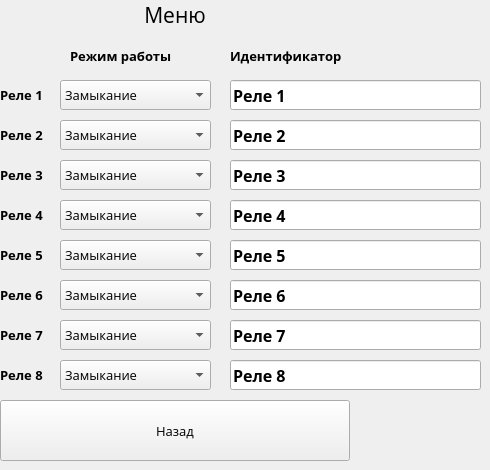
   <widget class="QWidget" name="Vyhody">
    <widget class="QPushButton" name="pushButton_52">
     <property name="geometry">
      <rect>
       <x>0</x>
       <y>400</y>
       <width>350</width>
       <height>61</height>
      </rect>
     </property>
     <property name="font">
      <font>
       <family>Open Sans</family>
       <pointsize>10</pointsize>
      </font>
     </property>
     <property name="text">
      <string>Назад</string>
     </property>
    </widget>
    <widget class="QLabel" name="label_23">
     <property name="geometry">
      <rect>
       <x>0</x>
       <y>-10</y>
       <width>350</width>
       <height>50</height>
      </rect>
     </property>
     <property name="font">
      <font>
       <family>Open Sans</family>
       <pointsize>16</pointsize>
      </font>
     </property>
     <property name="text">
      <string>Меню</string>
     </property>
     <property name="alignment">
      <set>Qt::AlignCenter</set>
     </property>
    </widget>
    <widget class="QLabel" name="LabelRelay_1">
     <property name="geometry">
      <rect>
       <x>0</x>
       <y>80</y>
       <width>61</width>
       <height>30</height>
      </rect>
     </property>
     <property name="font">
      <font>
       <family>Open Sans</family>
       <pointsize>10</pointsize>
       <weight>75</weight>
       <bold>true</bold>
      </font>
     </property>
     <property name="text">
      <string>Реле 1</string>
     </property>
    </widget>
    <widget class="QLabel" name="label_157">
     <property name="geometry">
      <rect>
       <x>70</x>
       <y>40</y>
       <width>141</width>
       <height>31</height>
      </rect>
     </property>
     <property name="font">
      <font>
       <family>Open Sans</family>
       <pointsize>10</pointsize>
       <weight>75</weight>
       <bold>true</bold>
      </font>
     </property>
     <property name="text">
      <string>Режим работы</string>
     </property>
    </widget>
    <widget class="QLabel" name="label_158">
     <property name="geometry">
      <rect>
       <x>230</x>
       <y>40</y>
       <width>141</width>
       <height>31</height>
      </rect>
     </property>
     <property name="font">
      <font>
       <family>Open Sans</family>
       <pointsize>10</pointsize>
       <weight>75</weight>
       <bold>true</bold>
      </font>
     </property>
     <property name="text">
      <string>Идентификатор</string>
     </property>
    </widget>
    <widget class="QComboBox" name="WorkTypeRelay_1">
     <property name="geometry">
      <rect>
       <x>60</x>
       <y>80</y>
       <width>151</width>
       <height>30</height>
      </rect>
     </property>
     <property name="font">
      <font>
       <family>Open Sans</family>
       <pointsize>10</pointsize>
      </font>
     </property>
     <property name="editable">
      <bool>false</bool>
     </property>
     <property name="currentIndex">
      <number>0</number>
     </property>
     <item>
      <property name="text">
       <string>Замыкание</string>
      </property>
     </item>
     <item>
      <property name="text">
       <string>Размыкание</string>
      </property>
     </item>
    </widget>
    <widget class="QLineEdit" name="IdentifierRelay_1">
     <property name="geometry">
      <rect>
       <x>230</x>
       <y>80</y>
       <width>251</width>
       <height>30</height>
      </rect>
     </property>
     <property name="minimumSize">
      <size>
       <width>100</width>
       <height>0</height>
      </size>
     </property>
     <property name="maximumSize">
      <size>
       <width>16777215</width>
       <height>30</height>
      </size>
     </property>
     <property name="font">
      <font>
       <family>Open Sans</family>
       <pointsize>12</pointsize>
       <weight>75</weight>
       <bold>true</bold>
      </font>
     </property>
     <property name="text">
      <string>Реле 1</string>
     </property>
    </widget>
    <widget class="QLineEdit" name="IdentifierRelay_2">
     <property name="geometry">
      <rect>
       <x>230</x>
       <y>120</y>
       <width>251</width>
       <height>30</height>
      </rect>
     </property>
     <property name="minimumSize">
      <size>
       <width>100</width>
       <height>0</height>
      </size>
     </property>
     <property name="maximumSize">
      <size>
       <width>16777215</width>
       <height>30</height>
      </size>
     </property>
     <property name="font">
      <font>
       <family>Open Sans</family>
       <pointsize>12</pointsize>
       <weight>75</weight>
       <bold>true</bold>
      </font>
     </property>
     <property name="text">
      <string>Реле 2</string>
     </property>
    </widget>
    <widget class="QLabel" name="LabelRelay_2">
     <property name="geometry">
      <rect>
       <x>0</x>
       <y>120</y>
       <width>61</width>
       <height>30</height>
      </rect>
     </property>
     <property name="font">
      <font>
       <family>Open Sans</family>
       <pointsize>10</pointsize>
       <weight>75</weight>
       <bold>true</bold>
      </font>
     </property>
     <property name="text">
      <string>Реле 2</string>
     </property>
    </widget>
    <widget class="QComboBox" name="WorkTypeRelay_2">
     <property name="geometry">
      <rect>
       <x>60</x>
       <y>120</y>
       <width>151</width>
       <height>30</height>
      </rect>
     </property>
     <property name="font">
      <font>
       <family>Open Sans</family>
       <pointsize>10</pointsize>
      </font>
     </property>
     <item>
      <property name="text">
       <string>Замыкание</string>
      </property>
     </item>
     <item>
      <property name="text">
       <string>Размыкание</string>
      </property>
     </item>
    </widget>
    <widget class="QComboBox" name="WorkTypeRelay_3">
     <property name="geometry">
      <rect>
       <x>60</x>
       <y>160</y>
       <width>151</width>
       <height>30</height>
      </rect>
     </property>
     <property name="font">
      <font>
       <family>Open Sans</family>
       <pointsize>10</pointsize>
      </font>
     </property>
     <item>
      <property name="text">
       <string>Замыкание</string>
      </property>
     </item>
     <item>
      <property name="text">
       <string>Размыкание</string>
      </property>
     </item>
    </widget>
    <widget class="QLineEdit" name="IdentifierRelay_3">
     <property name="geometry">
      <rect>
       <x>230</x>
       <y>160</y>
       <width>251</width>
       <height>30</height>
      </rect>
     </property>
     <property name="minimumSize">
      <size>
       <width>100</width>
       <height>0</height>
      </size>
     </property>
     <property name="maximumSize">
      <size>
       <width>16777215</width>
       <height>30</height>
      </size>
     </property>
     <property name="font">
      <font>
       <family>Open Sans</family>
       <pointsize>12</pointsize>
       <weight>75</weight>
       <bold>true</bold>
      </font>
     </property>
     <property name="text">
      <string>Реле 3</string>
     </property>
    </widget>
    <widget class="QLabel" name="LabelRelay_3">
     <property name="geometry">
      <rect>
       <x>0</x>
       <y>200</y>
       <width>61</width>
       <height>30</height>
      </rect>
     </property>
     <property name="font">
      <font>
       <family>Open Sans</family>
       <pointsize>10</pointsize>
       <weight>75</weight>
       <bold>true</bold>
      </font>
     </property>
     <property name="text">
      <string>Реле 4</string>
     </property>
    </widget>
    <widget class="QLabel" name="LabelRelay_4">
     <property name="geometry">
      <rect>
       <x>0</x>
       <y>160</y>
       <width>61</width>
       <height>30</height>
      </rect>
     </property>
     <property name="font">
      <font>
       <family>Open Sans</family>
       <pointsize>10</pointsize>
       <weight>75</weight>
       <bold>true</bold>
      </font>
     </property>
     <property name="text">
      <string>Реле 3</string>
     </property>
    </widget>
    <widget class="QComboBox" name="WorkTypeRelay_4">
     <property name="geometry">
      <rect>
       <x>60</x>
       <y>200</y>
       <width>151</width>
       <height>30</height>
      </rect>
     </property>
     <property name="font">
      <font>
       <family>Open Sans</family>
       <pointsize>10</pointsize>
      </font>
     </property>
     <item>
      <property name="text">
       <string>Замыкание</string>
      </property>
     </item>
     <item>
      <property name="text">
       <string>Размыкание</string>
      </property>
     </item>
    </widget>
    <widget class="QLineEdit" name="IdentifierRelay_4">
     <property name="geometry">
      <rect>
       <x>230</x>
       <y>200</y>
       <width>251</width>
       <height>30</height>
      </rect>
     </property>
     <property name="minimumSize">
      <size>
       <width>100</width>
       <height>0</height>
      </size>
     </property>
     <property name="maximumSize">
      <size>
       <width>16777215</width>
       <height>30</height>
      </size>
     </property>
     <property name="font">
      <font>
       <family>Open Sans</family>
       <pointsize>12</pointsize>
       <weight>75</weight>
       <bold>true</bold>
      </font>
     </property>
     <property name="text">
      <string>Реле 4</string>
     </property>
    </widget>
    <widget class="QLineEdit" name="IdentifierRelay_5">
     <property name="geometry">
      <rect>
       <x>230</x>
       <y>360</y>
       <width>251</width>
       <height>30</height>
      </rect>
     </property>
     <property name="minimumSize">
      <size>
       <width>100</width>
       <height>0</height>
      </size>
     </property>
     <property name="maximumSize">
      <size>
       <width>16777215</width>
       <height>30</height>
      </size>
     </property>
     <property name="font">
      <font>
       <family>Open Sans</family>
       <pointsize>12</pointsize>
       <weight>75</weight>
       <bold>true</bold>
      </font>
     </property>
     <property name="text">
      <string>Реле 8</string>
     </property>
    </widget>
    <widget class="QLineEdit" name="IdentifierRelay_6">
     <property name="geometry">
      <rect>
       <x>230</x>
       <y>240</y>
       <width>251</width>
       <height>30</height>
      </rect>
     </property>
     <property name="minimumSize">
      <size>
       <width>100</width>
       <height>0</height>
      </size>
     </property>
     <property name="maximumSize">
      <size>
       <width>16777215</width>
       <height>30</height>
      </size>
     </property>
     <property name="font">
      <font>
       <family>Open Sans</family>
       <pointsize>12</pointsize>
       <weight>75</weight>
       <bold>true</bold>
      </font>
     </property>
     <property name="text">
      <string>Реле 5</string>
     </property>
    </widget>
    <widget class="QLabel" name="LabelRelay_5">
     <property name="geometry">
      <rect>
       <x>0</x>
       <y>280</y>
       <width>61</width>
       <height>30</height>
      </rect>
     </property>
     <property name="font">
      <font>
       <family>Open Sans</family>
       <pointsize>10</pointsize>
       <weight>75</weight>
       <bold>true</bold>
      </font>
     </property>
     <property name="text">
      <string>Реле 6</string>
     </property>
    </widget>
    <widget class="QComboBox" name="WorkTypeRelay_5">
     <property name="geometry">
      <rect>
       <x>60</x>
       <y>240</y>
       <width>151</width>
       <height>30</height>
      </rect>
     </property>
     <property name="font">
      <font>
       <family>Open Sans</family>
       <pointsize>10</pointsize>
      </font>
     </property>
     <item>
      <property name="text">
       <string>Замыкание</string>
      </property>
     </item>
     <item>
      <property name="text">
       <string>Размыкание</string>
      </property>
     </item>
    </widget>
    <widget class="QLabel" name="LabelRelay_6">
     <property name="geometry">
      <rect>
       <x>0</x>
       <y>320</y>
       <width>61</width>
       <height>30</height>
      </rect>
     </property>
     <property name="font">
      <font>
       <family>Open Sans</family>
       <pointsize>10</pointsize>
       <weight>75</weight>
       <bold>true</bold>
      </font>
     </property>
     <property name="text">
      <string>Реле 7</string>
     </property>
    </widget>
    <widget class="QLabel" name="LabelRelay_7">
     <property name="geometry">
      <rect>
       <x>0</x>
       <y>240</y>
       <width>61</width>
       <height>30</height>
      </rect>
     </property>
     <property name="font">
      <font>
       <family>Open Sans</family>
       <pointsize>10</pointsize>
       <weight>75</weight>
       <bold>true</bold>
      </font>
     </property>
     <property name="text">
      <string>Реле 5</string>
     </property>
    </widget>
    <widget class="QComboBox" name="WorkTypeRelay_6">
     <property name="geometry">
      <rect>
       <x>60</x>
       <y>280</y>
       <width>151</width>
       <height>30</height>
      </rect>
     </property>
     <property name="font">
      <font>
       <family>Open Sans</family>
       <pointsize>10</pointsize>
      </font>
     </property>
     <item>
      <property name="text">
       <string>Замыкание</string>
      </property>
     </item>
     <item>
      <property name="text">
       <string>Размыкание</string>
      </property>
     </item>
    </widget>
    <widget class="QLineEdit" name="IdentifierRelay_7">
     <property name="geometry">
      <rect>
       <x>230</x>
       <y>280</y>
       <width>251</width>
       <height>30</height>
      </rect>
     </property>
     <property name="minimumSize">
      <size>
       <width>100</width>
       <height>0</height>
      </size>
     </property>
     <property name="maximumSize">
      <size>
       <width>16777215</width>
       <height>30</height>
      </size>
     </property>
     <property name="font">
      <font>
       <family>Open Sans</family>
       <pointsize>12</pointsize>
       <weight>75</weight>
       <bold>true</bold>
      </font>
     </property>
     <property name="text">
      <string>Реле 6</string>
     </property>
    </widget>
    <widget class="QLabel" name="LabelRelay_8">
     <property name="geometry">
      <rect>
       <x>0</x>
       <y>360</y>
       <width>61</width>
       <height>30</height>
      </rect>
     </property>
     <property name="font">
      <font>
       <family>Open Sans</family>
       <pointsize>10</pointsize>
       <weight>75</weight>
       <bold>true</bold>
      </font>
     </property>
     <property name="text">
      <string>Реле 8</string>
     </property>
    </widget>
    <widget class="QLineEdit" name="IdentifierRelay_8">
     <property name="geometry">
      <rect>
       <x>230</x>
       <y>320</y>
       <width>251</width>
       <height>30</height>
      </rect>
     </property>
     <property name="minimumSize">
      <size>
       <width>100</width>
       <height>0</height>
      </size>
     </property>
     <property name="maximumSize">
      <size>
       <width>16777215</width>
       <height>30</height>
      </size>
     </property>
     <property name="font">
      <font>
       <family>Open Sans</family>
       <pointsize>12</pointsize>
       <weight>75</weight>
       <bold>true</bold>
      </font>
     </property>
     <property name="text">
      <string>Реле 7</string>
     </property>
    </widget>
    <widget class="QComboBox" name="WorkTypeRelay_7">
     <property name="geometry">
      <rect>
       <x>60</x>
       <y>320</y>
       <width>151</width>
       <height>30</height>
      </rect>
     </property>
     <property name="font">
      <font>
       <family>Open Sans</family>
       <pointsize>10</pointsize>
      </font>
     </property>
     <item>
      <property name="text">
       <string>Замыкание</string>
      </property>
     </item>
     <item>
      <property name="text">
       <string>Размыкание</string>
      </property>
     </item>
    </widget>
    <widget class="QComboBox" name="WorkTypeRelay_8">
     <property name="geometry">
      <rect>
       <x>60</x>
       <y>360</y>
       <width>151</width>
       <height>30</height>
      </rect>
     </property>
     <property name="font">
      <font>
       <family>Open Sans</family>
       <pointsize>10</pointsize>
      </font>
     </property>
     <item>
      <property name="text">
       <string>Замыкание</string>
      </property>
     </item>
     <item>
      <property name="text">
       <string>Размыкание</string>
      </property>
     </item>
    </widget>
   </widget>
